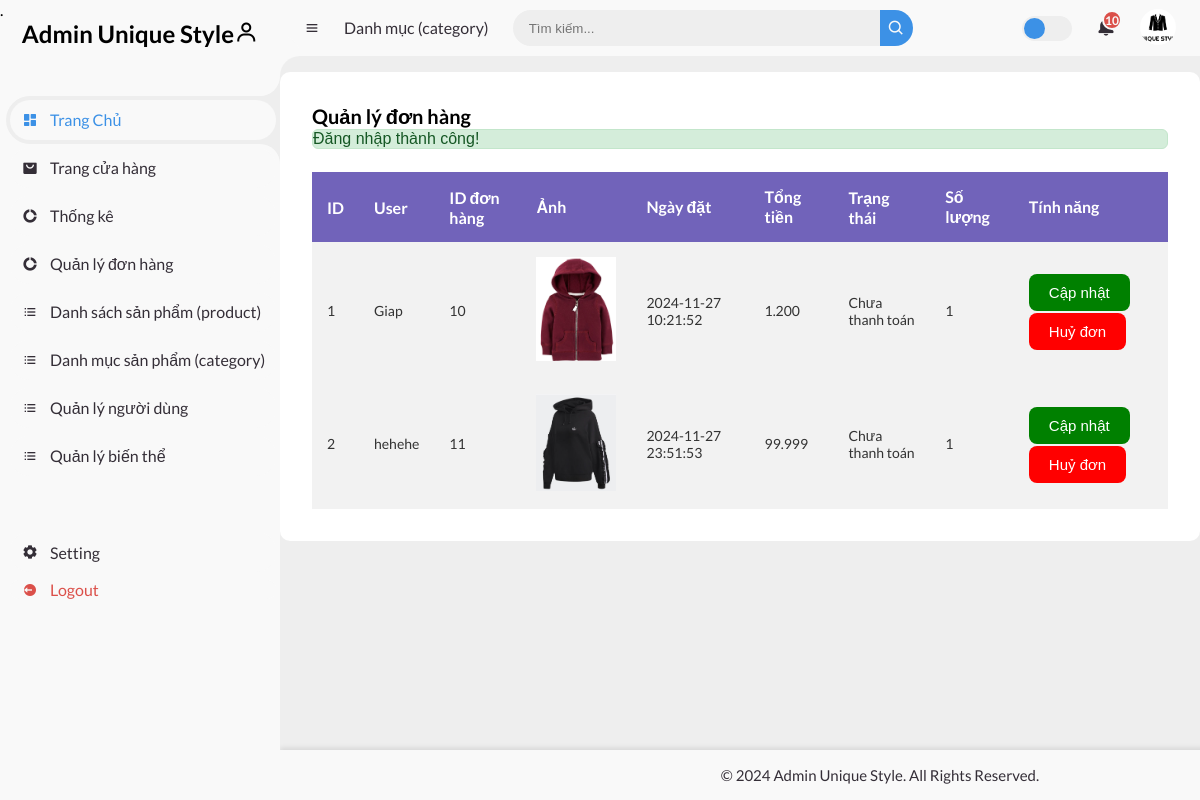
The app's page /admin-page/index.php?act=list-order (signed in) with its own data.
### tables this page shows
CREATE TABLE `orders` (
  `OrderID` int NOT NULL,
  `UserID` int NOT NULL,
  `OrderDate` timestamp NOT NULL DEFAULT CURRENT_TIMESTAMP,
  `TotalAmount` decimal(10,0) NOT NULL,
  `Status` int NOT NULL,
  `ProductID` int NOT NULL,
  `Quantity` int NOT NULL
);

CREATE TABLE `users` (
  `id` int NOT NULL,
  `name` varchar(255) NOT NULL,
  `email` varchar(255) NOT NULL,
  `password` varchar(255) NOT NULL,
  `phoneNumber` varchar(11) NOT NULL,
  `address` text NOT NULL,
  `roleID` int NOT NULL,
  `image` text NOT NULL
);

CREATE TABLE `products` (
  `id` int NOT NULL,
  `ProductName` varchar(100) NOT NULL,
  `Description` text NOT NULL,
  `Price` int NOT NULL,
  `CategoryID` int NOT NULL,
  `status` int NOT NULL,
  `image` text NOT NULL
);

CREATE TABLE `statusorder` (
  `OrderID` int NOT NULL,
  `statusName` varchar(100) NOT NULL
);

### controllers/OrderController.php (called while the page is built, shortened)
<?php
class OrderController
{
    private $modelOrder;
    public function __construct()
    {
        $this->modelOrder = new Order();
    }
    public function index()
    {
        $listOrders = $this->modelOrder->getAllOrders();
        require_once '../admin-page/views/header.php';
        require_once '../admin-page/views/Order/order.php';
        require_once '../admin-page/views/footer.php';
    }
}

### admin-page/index.php (called while the page is built, shortened)
<?php
require_once '../common/function.php';
$router = new Router();
require_once '../controllers/OrderController.php';
require_once '../models/Order.php';
$act = $_GET['act'] ?? '/';
$router->add('/', 'AdminController', 'index');
require_once '../routes/order.php';
$router->dispatch($act);

### common/function.php (called while the page is built)
<?php
function connectDB()
{
    $host   = DB_HOST;
    $dbname = DB_NAME;
    try {
        $conn = new PDO(
            "mysql:host=$host; dbname=$dbname",
            DB_USERNAME,
            DB_PASSWORD
        );
        $conn->setAttribute(PDO::ATTR_ERRMODE, PDO::ERRMODE_EXCEPTION);
        $conn->setAttribute(PDO::ATTR_DEFAULT_FETCH_MODE, PDO::FETCH_ASSOC);
        return $conn;
    } catch (\PDOException $e) {
        echo 'lỗi kết nối cơ sở dữ liệu' . $e->getMessage();
    }
}
?>

### models/Order.php (called while the page is built, shortened)
<?php
class Order
{
    private $conn;
    public function __construct()
    {
        $this->conn = connectDB();
    }
    public function getAllOrders()
    {
        try {
            $sql = "SELECT u.*, r.name,
            c.statusName,
            p.image
            FROM orders u
            LEFT JOIN statusorder c ON u.Status = c.OrderID
            LEFT JOIN users r ON u.UserID = r.id
            LEFT JOIN products p ON u.ProductID = p.id";
            $stmt = $this->conn->prepare($sql);
            $stmt->execute();
            return $stmt->fetchAll();
        } catch (PDOException $e) {
            echo 'Error: ' . $e->getMessage();
            return [];
        }
    }
}

### admin-page/views/Order/order.php (the view, shortened to what this page needs)
<div class="table--wrapper">
    <h3 class="title">Quản lý đơn hàng</h3>
    <?php if (!empty($_SESSION['success'])): ?>
        <div class="alert alert-success" style="background-color:#d4edda;border:0.5px solid #ddd;border-radius:6px;color:#155724;border-color: #c3e6cb; margin-bottom:5px;font-family: Arial, sans-serif;">
            <?= $_SESSION['success']; ?>
        </div>
    <?php endif; ?>
    <br>
    <div class="table-container">
        <table style="text-align: left;">
            <table>
                <thead>
                    <tr>
                        <th>ID</th>
                        <th>User</th>
                        <th>ID đơn hàng</th>
                        <th>Ảnh</th>
                        <th>Ngày đặt</th>
                        <th>Tổng tiền</th>
                        <th>Trạng thái</th>
                        <th>Số lượng</th>
                        <th>Tính năng</th>
                    </tr>
                </thead>
                <tbody>
                    <?php foreach ($listOrders as $index => $orders) : ?>
                        <tr>
                            <td><?= $index + 1; ?></td>
                            <td><?= $orders['name']; ?></td>
                            <td><?= $orders['ProductID']; ?></td>
                            <td>
                            <img src="<?= $orders['image']; ?>" width="80px">
                            </td>
                            <td><?= $orders['OrderDate']; ?></td>
                            <td><?= number_format($orders['TotalAmount'], 0, ',', '.'); ?></td>
                            <td><?= $orders['statusName']; ?></td>
                            <td><?= $orders['Quantity']; ?></td>
                            <td>
                                <a href="?act=edit-order&id=<?= $orders['OrderID']; ?>">
                                    <button class="edit">Cập nhật</button>
                                </a>
                                <form action="?act=delete-order" method="POST" style="display: inline;" onsubmit="return confirm('Bạn có chắc chắn muốn huỷ đơn?')">
                                    <button type="submit" class="delete">Huỷ đơn</button>
                                </form>
                            </td>
                        </tr>
                    <?php endforeach; ?>
                </tbody>
            </table>
    </div>
</div>

### admin-page/public/styles.css (style rules this page uses)
* { margin: 0; padding: 0; box-sizing: border-box; }
a { text-decoration: none; }
:root { --poppins: "Poppins", sans-serif; --lato: "Lato", sans-serif; --light: #f9f9f9; --blue: #3c91e6; --light-blue: #cfe8ff; --grey: #eee; --dark-grey: #aaaaaa; --dark: #342e37; --red: #db504a; --yellow: #ffce26; --light-yellow: #fff2c6; --orange: #fd7238; --light-orange: #ffe0d3; }
html { overflow-x: hidden; }
body { background: var(--grey); overflow-x: hidden; }
.table--wrapper { background: white; margin-top: 1rem; border-radius: 10px; padding: 2rem; }
.table-container { width: 100%; }
table { width: 100%; border-collapse: collapse; }
thead { background: rgba(113, 99, 186, 255); color: white; font-family: var(--lato); }
th { padding: 15px; text-align: left; }
tbody { background: #f2f2f2; font-family: var(--lato); }
td { padding: 15px; font-size: 14px; color: #333; }
tr:nth-child(even) { color: white; }
button.edit { color: white; background-color: green; border: none; border-radius: 8px; font-size: 15px; padding: 10px 20px; cursor: pointer; transition: all 0.3s ease; margin-top: 2px; margin-bottom: 2px; }
.table-container button.edit { color: white; background-color: green; border: none; border-radius: 8px; font-size: 15px; padding: 10px 20px; cursor: pointer; transition: all 0.3s ease; }
.table-container button.delete { color: white; background-color: red; border: none; border-radius: 8px; font-size: 15px; padding: 10px 20px; cursor: pointer; transition: all 0.3s ease; }
.title { font-family: var(--lato); font-size: 20px; }

### records on screen
orders: UserID.name "Giap", ProductID "10", ProductID.image (picture), OrderDate "2024-11-27 10:21:52", TotalAmount "1.200", Status.statusName "Chưa thanh toán", Quantity "1"
orders: UserID.name "hehehe", ProductID "11", ProductID.image (picture), OrderDate "2024-11-27 23:51:53", TotalAmount "99.999", Status.statusName "Chưa thanh toán", Quantity "1"

### other values on screen
$_SESSION['success'] "Đăng nhập thành công!"
